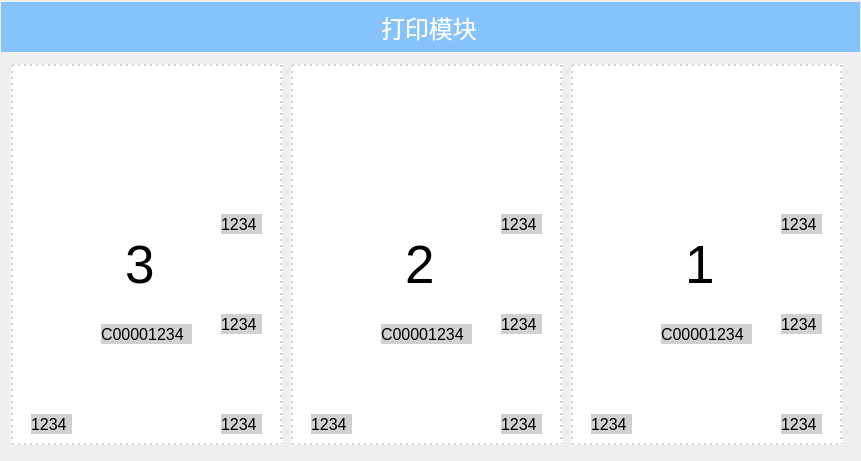
   <widget class="QWidget" name="widget_PrintMod" native="true">
    <property name="geometry">
     <rect>
      <x>610</x>
      <y>10</y>
      <width>861</width>
      <height>461</height>
     </rect>
    </property>
    <property name="sizePolicy">
     <sizepolicy hsizetype="Fixed" vsizetype="Fixed">
      <horstretch>0</horstretch>
      <verstretch>0</verstretch>
     </sizepolicy>
    </property>
    <property name="styleSheet">
     <string notr="true">
      QWidget#widget_PrintMod {
            border-color: #6cc9b6;
            border-width: 2px;
            border-style: dotted ;
 			 background-color:white;
        }</string>
    </property>
    <layout class="QVBoxLayout" name="verticalLayout_2">
     <property name="spacing">
      <number>2</number>
     </property>
     <property name="leftMargin">
      <number>1</number>
     </property>
     <property name="topMargin">
      <number>2</number>
     </property>
     <property name="rightMargin">
      <number>1</number>
     </property>
     <property name="bottomMargin">
      <number>2</number>
     </property>
     <item>
      <widget class="QWidget" name="widget_4" native="true">
       <property name="sizePolicy">
        <sizepolicy hsizetype="Preferred" vsizetype="Preferred">
         <horstretch>0</horstretch>
         <verstretch>0</verstretch>
        </sizepolicy>
       </property>
       <property name="minimumSize">
        <size>
         <width>0</width>
         <height>50</height>
        </size>
       </property>
       <property name="sizeIncrement">
        <size>
         <width>0</width>
         <height>50</height>
        </size>
       </property>
       <property name="styleSheet">
        <string notr="true">background-color: rgb(134, 194, 252);</string>
       </property>
       <widget class="QLabel" name="label_25">
        <property name="geometry">
         <rect>
          <x>380</x>
          <y>10</y>
          <width>121</width>
          <height>30</height>
         </rect>
        </property>
        <property name="styleSheet">
         <string notr="true">font: 18pt ;
color: rgb(255, 255, 255);</string>
        </property>
        <property name="text">
         <string>打印模块</string>
        </property>
       </widget>
      </widget>
     </item>
     <item>
      <widget class="QWidget" name="widget_5" native="true">
       <property name="sizePolicy">
        <sizepolicy hsizetype="Expanding" vsizetype="Expanding">
         <horstretch>0</horstretch>
         <verstretch>0</verstretch>
        </sizepolicy>
       </property>
       <widget class="QWidget" name="widget_Print1" native="true">
        <property name="geometry">
         <rect>
          <x>570</x>
          <y>10</y>
          <width>271</width>
          <height>381</height>
         </rect>
        </property>
        <property name="styleSheet">
         <string notr="true">      QWidget#widget_Print1 {
            border-color: #d1d5d6;
            border-width: 2px;
            border-style: dotted ;
 			 background-color:white;
        }</string>
        </property>
        <widget class="DeviceAnimation" name="device_Print1" native="true">
         <property name="geometry">
          <rect>
           <x>70</x>
           <y>80</y>
           <width>121</width>
           <height>171</height>
          </rect>
         </property>
         <widget class="QLabel" name="label_Print1">
          <property name="geometry">
           <rect>
            <x>44</x>
            <y>100</y>
            <width>31</width>
            <height>41</height>
           </rect>
          </property>
          <property name="font">
           <font>
            <pointsize>40</pointsize>
           </font>
          </property>
          <property name="text">
           <string>1</string>
          </property>
         </widget>
        </widget>
        <widget class="QLabel" name="label_29">
         <property name="geometry">
          <rect>
           <x>90</x>
           <y>260</y>
           <width>91</width>
           <height>20</height>
          </rect>
         </property>
         <property name="font">
          <font>
           <pointsize>12</pointsize>
          </font>
         </property>
         <property name="styleSheet">
          <string notr="true">background-color: rgb(209, 209, 209);</string>
         </property>
         <property name="text">
          <string>C00001234</string>
         </property>
        </widget>
        <widget class="DeviceAnimation" name="print1_BackSlot" native="true">
         <property name="geometry">
          <rect>
           <x>10</x>
           <y>280</y>
           <width>60</width>
           <height>60</height>
          </rect>
         </property>
        </widget>
        <widget class="DeviceAnimation" name="print1_FrontSlot" native="true">
         <property name="geometry">
          <rect>
           <x>200</x>
           <y>280</y>
           <width>60</width>
           <height>60</height>
          </rect>
         </property>
        </widget>
        <widget class="DeviceAnimation" name="print1_Reader" native="true">
         <property name="geometry">
          <rect>
           <x>200</x>
           <y>80</y>
           <width>60</width>
           <height>60</height>
          </rect>
         </property>
        </widget>
        <widget class="DeviceAnimation" name="print1_Swing" native="true">
         <property name="geometry">
          <rect>
           <x>200</x>
           <y>180</y>
           <width>60</width>
           <height>60</height>
          </rect>
         </property>
        </widget>
        <widget class="QLabel" name="label_30">
         <property name="geometry">
          <rect>
           <x>210</x>
           <y>350</y>
           <width>41</width>
           <height>20</height>
          </rect>
         </property>
         <property name="font">
          <font>
           <pointsize>12</pointsize>
          </font>
         </property>
         <property name="styleSheet">
          <string notr="true">background-color: rgb(209, 209, 209);</string>
         </property>
         <property name="text">
          <string>1234</string>
         </property>
        </widget>
        <widget class="QLabel" name="label_31">
         <property name="geometry">
          <rect>
           <x>20</x>
           <y>350</y>
           <width>41</width>
           <height>20</height>
          </rect>
         </property>
         <property name="font">
          <font>
           <pointsize>12</pointsize>
          </font>
         </property>
         <property name="styleSheet">
          <string notr="true">background-color: rgb(209, 209, 209);</string>
         </property>
         <property name="text">
          <string>1234</string>
         </property>
        </widget>
        <widget class="QLabel" name="label_32">
         <property name="geometry">
          <rect>
           <x>210</x>
           <y>250</y>
           <width>41</width>
           <height>20</height>
          </rect>
         </property>
         <property name="font">
          <font>
           <pointsize>12</pointsize>
          </font>
         </property>
         <property name="styleSheet">
          <string notr="true">background-color: rgb(209, 209, 209);</string>
         </property>
         <property name="text">
          <string>1234</string>
         </property>
        </widget>
        <widget class="QLabel" name="label_33">
         <property name="geometry">
          <rect>
           <x>210</x>
           <y>150</y>
           <width>41</width>
           <height>20</height>
          </rect>
         </property>
         <property name="font">
          <font>
           <pointsize>12</pointsize>
          </font>
         </property>
         <property name="styleSheet">
          <string notr="true">background-color: rgb(209, 209, 209);</string>
         </property>
         <property name="text">
          <string>1234</string>
         </property>
        </widget>
        <widget class="DeviceAnimation" name="print1_arrow1" native="true">
         <property name="geometry">
          <rect>
           <x>40</x>
           <y>20</y>
           <width>191</width>
           <height>40</height>
          </rect>
         </property>
        </widget>
       </widget>
       <widget class="QWidget" name="widget_Print1_2" native="true">
        <property name="geometry">
         <rect>
          <x>290</x>
          <y>10</y>
          <width>271</width>
          <height>381</height>
         </rect>
        </property>
        <property name="styleSheet">
         <string notr="true">      QWidget#widget_Print1_2 {
            border-color: #d1d5d6;
            border-width: 2px;
            border-style: dotted ;
 			 background-color:white;
        }</string>
        </property>
        <widget class="DeviceAnimation" name="device_Print1_2" native="true">
         <property name="geometry">
          <rect>
           <x>70</x>
           <y>80</y>
           <width>121</width>
           <height>171</height>
          </rect>
         </property>
         <widget class="QLabel" name="label_Print2">
          <property name="geometry">
           <rect>
            <x>44</x>
            <y>100</y>
            <width>31</width>
            <height>41</height>
           </rect>
          </property>
          <property name="font">
           <font>
            <pointsize>40</pointsize>
           </font>
          </property>
          <property name="text">
           <string>2</string>
          </property>
         </widget>
        </widget>
        <widget class="QLabel" name="label_36">
         <property name="geometry">
          <rect>
           <x>90</x>
           <y>260</y>
           <width>91</width>
           <height>20</height>
          </rect>
         </property>
         <property name="font">
          <font>
           <pointsize>12</pointsize>
          </font>
         </property>
         <property name="styleSheet">
          <string notr="true">background-color: rgb(209, 209, 209);</string>
         </property>
         <property name="text">
          <string>C00001234</string>
         </property>
        </widget>
        <widget class="DeviceAnimation" name="print1_BackSlot_2" native="true">
         <property name="geometry">
          <rect>
           <x>10</x>
           <y>280</y>
           <width>60</width>
           <height>60</height>
          </rect>
         </property>
        </widget>
        <widget class="DeviceAnimation" name="print1_FrontSlot_2" native="true">
         <property name="geometry">
          <rect>
           <x>200</x>
           <y>280</y>
           <width>60</width>
           <height>60</height>
          </rect>
         </property>
        </widget>
        <widget class="DeviceAnimation" name="print1_Reader_2" native="true">
         <property name="geometry">
          <rect>
           <x>200</x>
           <y>80</y>
           <width>60</width>
           <height>60</height>
          </rect>
         </property>
        </widget>
        <widget class="DeviceAnimation" name="print1_Swing_2" native="true">
         <property name="geometry">
          <rect>
           <x>200</x>
           <y>180</y>
           <width>60</width>
           <height>60</height>
          </rect>
         </property>
        </widget>
        <widget class="QLabel" name="label_37">
         <property name="geometry">
          <rect>
           <x>210</x>
           <y>350</y>
           <width>41</width>
           <height>20</height>
          </rect>
         </property>
         <property name="font">
          <font>
           <pointsize>12</pointsize>
          </font>
         </property>
         <property name="styleSheet">
          <string notr="true">background-color: rgb(209, 209, 209);</string>
         </property>
         <property name="text">
          <string>1234</string>
         </property>
        </widget>
        <widget class="QLabel" name="label_38">
         <property name="geometry">
          <rect>
           <x>20</x>
           <y>350</y>
           <width>41</width>
           <height>20</height>
          </rect>
         </property>
         <property name="font">
          <font>
           <pointsize>12</pointsize>
          </font>
         </property>
         <property name="styleSheet">
          <string notr="true">background-color: rgb(209, 209, 209);</string>
         </property>
         <property name="text">
          <string>1234</string>
         </property>
        </widget>
        <widget class="QLabel" name="label_39">
         <property name="geometry">
          <rect>
           <x>210</x>
           <y>250</y>
           <width>41</width>
           <height>20</height>
          </rect>
         </property>
         <property name="font">
          <font>
           <pointsize>12</pointsize>
          </font>
         </property>
         <property name="styleSheet">
          <string notr="true">background-color: rgb(209, 209, 209);</string>
         </property>
         <property name="text">
          <string>1234</string>
         </property>
        </widget>
        <widget class="QLabel" name="label_40">
         <property name="geometry">
          <rect>
           <x>210</x>
           <y>150</y>
           <width>41</width>
           <height>20</height>
          </rect>
         </property>
         <property name="font">
          <font>
           <pointsize>12</pointsize>
          </font>
         </property>
         <property name="styleSheet">
          <string notr="true">background-color: rgb(209, 209, 209);</string>
         </property>
         <property name="text">
          <string>1234</string>
         </property>
        </widget>
        <widget class="DeviceAnimation" name="print2_arrow1" native="true">
         <property name="geometry">
          <rect>
           <x>40</x>
           <y>20</y>
           <width>191</width>
           <height>40</height>
          </rect>
         </property>
        </widget>
       </widget>
       <widget class="QWidget" name="widget_Print1_3" native="true">
        <property name="geometry">
         <rect>
          <x>10</x>
          <y>10</y>
          <width>271</width>
          <height>381</height>
         </rect>
        </property>
        <property name="styleSheet">
         <string notr="true">      QWidget#widget_Print1_3{
            border-color: #d1d5d6;
            border-width: 2px;
            border-style: dotted ;
 			 background-color:white;
        }</string>
        </property>
        <widget class="DeviceAnimation" name="device_Print1_3" native="true">
         <property name="geometry">
          <rect>
           <x>70</x>
           <y>80</y>
           <width>121</width>
           <height>171</height>
          </rect>
         </property>
         <widget class="QLabel" name="label_Print3">
          <property name="geometry">
           <rect>
            <x>44</x>
            <y>100</y>
            <width>31</width>
            <height>41</height>
           </rect>
          </property>
          <property name="font">
           <font>
            <pointsize>40</pointsize>
           </font>
          </property>
          <property name="text">
           <string>3</string>
          </property>
         </widget>
        </widget>
        <widget class="QLabel" name="label_42">
         <property name="geometry">
          <rect>
           <x>90</x>
           <y>260</y>
           <width>91</width>
           <height>20</height>
          </rect>
         </property>
         <property name="font">
          <font>
           <pointsize>12</pointsize>
          </font>
         </property>
         <property name="styleSheet">
          <string notr="true">background-color: rgb(209, 209, 209);</string>
         </property>
         <property name="text">
          <string>C00001234</string>
         </property>
        </widget>
        <widget class="DeviceAnimation" name="print1_BackSlot_3" native="true">
         <property name="geometry">
          <rect>
           <x>10</x>
           <y>280</y>
           <width>60</width>
           <height>60</height>
          </rect>
         </property>
        </widget>
        <widget class="DeviceAnimation" name="print1_FrontSlot_3" native="true">
         <property name="geometry">
          <rect>
           <x>200</x>
           <y>280</y>
           <width>60</width>
           <height>60</height>
          </rect>
         </property>
        </widget>
        <widget class="DeviceAnimation" name="print1_Reader_3" native="true">
         <property name="geometry">
          <rect>
           <x>200</x>
           <y>80</y>
           <width>60</width>
           <height>60</height>
          </rect>
         </property>
        </widget>
        <widget class="DeviceAnimation" name="print1_Swing_3" native="true">
         <property name="geometry">
          <rect>
           <x>200</x>
           <y>180</y>
           <width>60</width>
           <height>60</height>
          </rect>
         </property>
        </widget>
        <widget class="QLabel" name="label_43">
         <property name="geometry">
          <rect>
           <x>210</x>
           <y>350</y>
           <width>41</width>
           <height>20</height>
          </rect>
         </property>
         <property name="font">
          <font>
           <pointsize>12</pointsize>
          </font>
         </property>
         <property name="styleSheet">
          <string notr="true">background-color: rgb(209, 209, 209);</string>
         </property>
         <property name="text">
          <string>1234</string>
         </property>
        </widget>
        <widget class="QLabel" name="label_44">
         <property name="geometry">
          <rect>
           <x>20</x>
           <y>350</y>
           <width>41</width>
           <height>20</height>
          </rect>
         </property>
         <property name="font">
          <font>
           <pointsize>12</pointsize>
          </font>
         </property>
         <property name="styleSheet">
          <string notr="true">background-color: rgb(209, 209, 209);</string>
         </property>
         <property name="text">
          <string>1234</string>
         </property>
        </widget>
        <widget class="QLabel" name="label_45">
         <property name="geometry">
          <rect>
           <x>210</x>
           <y>250</y>
           <width>41</width>
           <height>20</height>
          </rect>
         </property>
         <property name="font">
          <font>
           <pointsize>12</pointsize>
          </font>
         </property>
         <property name="styleSheet">
          <string notr="true">background-color: rgb(209, 209, 209);</string>
         </property>
         <property name="text">
          <string>1234</string>
         </property>
        </widget>
        <widget class="QLabel" name="label_46">
         <property name="geometry">
          <rect>
           <x>210</x>
           <y>150</y>
           <width>41</width>
           <height>20</height>
          </rect>
         </property>
         <property name="font">
          <font>
           <pointsize>12</pointsize>
          </font>
         </property>
         <property name="styleSheet">
          <string notr="true">background-color: rgb(209, 209, 209);</string>
         </property>
         <property name="text">
          <string>1234</string>
         </property>
        </widget>
        <widget class="DeviceAnimation" name="print3_arrow1" native="true">
         <property name="geometry">
          <rect>
           <x>40</x>
           <y>20</y>
           <width>191</width>
           <height>40</height>
          </rect>
         </property>
        </widget>
       </widget>
      </widget>
     </item>
    </layout>
   </widget>
